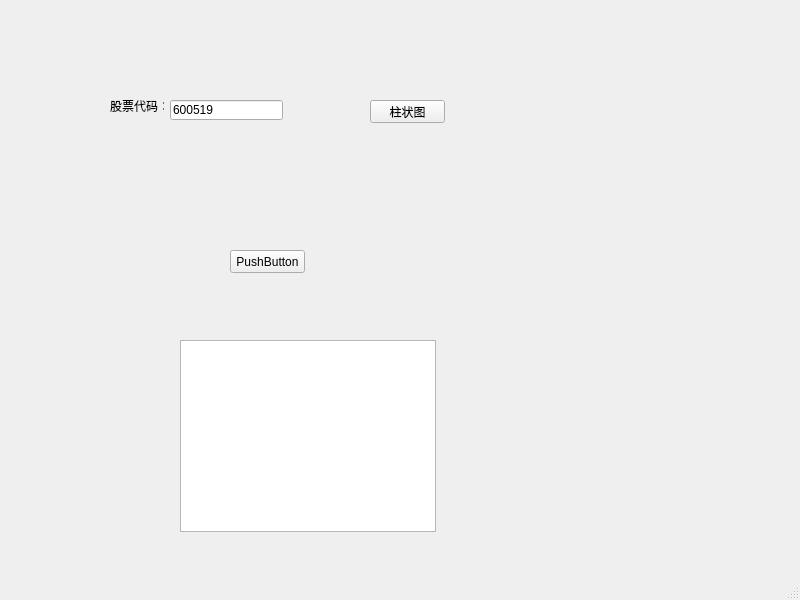
<?xml version="1.0" encoding="UTF-8"?>
<ui version="4.0">
 <class>MainWindow</class>
 <widget class="QMainWindow" name="MainWindow">
  <property name="geometry">
   <rect>
    <x>0</x>
    <y>0</y>
    <width>800</width>
    <height>600</height>
   </rect>
  </property>
  <property name="windowTitle">
   <string>MainWindow</string>
  </property>
  <widget class="QWidget" name="centralwidget">
   <widget class="QLabel" name="label">
    <property name="geometry">
     <rect>
      <x>110</x>
      <y>100</y>
      <width>54</width>
      <height>12</height>
     </rect>
    </property>
    <property name="text">
     <string>股票代码：</string>
    </property>
   </widget>
   <widget class="QLineEdit" name="lineEdit">
    <property name="geometry">
     <rect>
      <x>170</x>
      <y>100</y>
      <width>113</width>
      <height>20</height>
     </rect>
    </property>
    <property name="text">
     <string>600519</string>
    </property>
   </widget>
   <widget class="QPushButton" name="pushButton">
    <property name="geometry">
     <rect>
      <x>370</x>
      <y>100</y>
      <width>75</width>
      <height>23</height>
     </rect>
    </property>
    <property name="text">
     <string>柱状图</string>
    </property>
   </widget>
   <widget class="QListView" name="listView">
    <property name="geometry">
     <rect>
      <x>180</x>
      <y>340</y>
      <width>256</width>
      <height>192</height>
     </rect>
    </property>
   </widget>
   <widget class="QPushButton" name="pushButton_2">
    <property name="geometry">
     <rect>
      <x>230</x>
      <y>250</y>
      <width>75</width>
      <height>23</height>
     </rect>
    </property>
    <property name="text">
     <string>PushButton</string>
    </property>
   </widget>
  </widget>
  <widget class="QStatusBar" name="statusbar"/>
 </widget>
 <resources/>
 <connections>
  <connection>
   <sender>pushButton</sender>
   <signal>clicked()</signal>
   <receiver>MainWindow</receiver>
   <slot>getgif()</slot>
   <hints>
    <hint type="sourcelabel">
     <x>416</x>
     <y>103</y>
    </hint>
    <hint type="destinationlabel">
     <x>435</x>
     <y>224</y>
    </hint>
   </hints>
  </connection>
  <connection>
   <sender>pushButton_2</sender>
   <signal>clicked()</signal>
   <receiver>MainWindow</receiver>
   <slot>slot1()</slot>
   <hints>
    <hint type="sourcelabel">
     <x>267</x>
     <y>259</y>
    </hint>
    <hint type="destinationlabel">
     <x>454</x>
     <y>278</y>
    </hint>
   </hints>
  </connection>
 </connections>
 <slots>
  <slot>getgif()</slot>
  <slot>slot1()</slot>
 </slots>
</ui>
